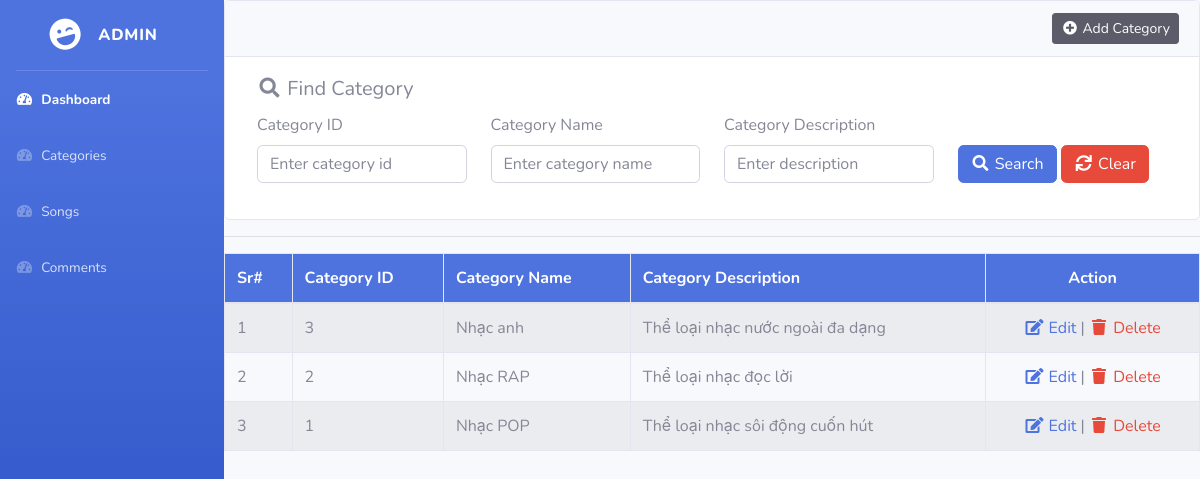
Page /admin_category.php on the committed database.
### tables this page shows
CREATE TABLE `category` (
  `category_id` int(11) NOT NULL primary key auto_increment,
  `category_name` varchar(50) NOT NULL,
  `description` varchar(225) NOT NULL
);

### include/Database.php (called while the page is built, shortened)
<?php
class Database{
    protected $pdo;
    public function __construct(\PDO $pdo)
    {
        $this->pdo = $pdo;
        $this->pdo->setAttribute(\PDO::ATTR_ERRMODE, \PDO::ERRMODE_EXCEPTION);
    }
    public function getAllRecords($tableName, $fields='*', $cond='', $orderBy='', $limit='')
    {
        $stmt = $this->pdo->prepare("SELECT $fields FROM $tableName WHERE 1 ".$cond." ".$orderBy." ".$limit);
        $stmt->execute();
        $rows = $stmt->fetchAll(PDO::FETCH_ASSOC);
        return $rows;
    }
}
?>

### config.php (called while the page is built, shortened)
<?php
include_once('include/Database.php');
$dsn	= 	"mysql:dbname=".SS_DB_NAME.";host=".SS_DB_HOST."";
$pdo	=	"";
try {
	$pdo = new PDO($dsn, SS_DB_USER, SS_DB_PASSWORD);
}catch (PDOException $e) {
	echo "Connection failed: " . $e->getMessage();
}
$db 	=	new Database($pdo);
?>

### admin_category.php (the view, shortened to what this page needs)
<?php include_once('config.php'); ?>
<!DOCTYPE html>
<html lang="en">
<head>
    <link href="vendor/fontawesome-free/css/all.min.css" rel="stylesheet" type="text/css">
    <link href="css/sb-admin-2.min.css" rel="stylesheet">
</head>
<body id="page-top">
    <div id="wrapper">
        <ul class="navbar-nav bg-gradient-primary sidebar sidebar-dark accordion" id="accordionSidebar">
            <a class="sidebar-brand d-flex align-items-center justify-content-center" href="admin_dashboard.php">
                <div class="sidebar-brand-icon rotate-n-15">
                    <i class="fas fa-laugh-wink"></i>
                </div>
                <div class="sidebar-brand-text mx-3">Admin</div>
            </a>
            <hr class="sidebar-divider my-0">
            <li class="nav-item active">
                <a class="nav-link" href="admin_dashboard.php">
                    <i class="fas fa-fw fa-tachometer-alt"></i>
                    <span>Dashboard</span></a>
            </li>
            <li class="nav-item">
                <a class="nav-link" href="admin_category.php">
                    <i class="fas fa-fw fa-tachometer-alt"></i>
                    <span>Categories</span></a>
            </li>
            <li class="nav-item">
                <a class="nav-link" href="admin_song.php">
                    <i class="fas fa-fw fa-tachometer-alt"></i>
                    <span>Songs</span></a>
            </li>
            <li class="nav-item">
                <a class="nav-link" href="admin_comment.php">
                    <i class="fas fa-fw fa-tachometer-alt"></i>
                    <span>Comments</span></a>
            </li>
        </ul>
        <div id="content-wrapper" class="d-flex flex-column">
            <div id="content">
                <?php
                $condition = '';
                $categoryData = $db->getAllRecords('category', '*', $condition, 'ORDER BY category_id DESC');
                ?>
                <div class="card">
                    <div class="card-header"><a href="admin_add_category.php" class="float-right btn btn-dark btn-sm"><i
                                class="fa fa-fw fa-plus-circle"></i> Add Category</a></div>
                    <div class="card-body">
                        <div class="col-sm-12">
                            <h5 class="card-title"><i class="fa fa-fw fa-search"></i> Find Category</h5>
                            <form method="get">
                                <div class="row">
                                    <div class="col-sm-3">
                                        <div class="form-group">
                                            <label>Category ID</label>
                                            <input type="number" name="category_id" id="category_id"
                                                class="form-control"
                                                value="<?php echo isset($_REQUEST['category_id']) ? $_REQUEST['category_id'] : '' ?>"
                                                placeholder="Enter category id">
                                        </div>
                                    </div>
                                    <div class="col-sm-3">
                                        <div class="form-group">
                                            <label>Category Name</label>
                                            <input type="text" name="category_name" id="category_name"
                                                class="form-control"
                                                value="<?php echo isset($_REQUEST['category_name']) ? $_REQUEST['category_name'] : '' ?>"
                                                placeholder="Enter category name">
                                        </div>
                                    </div>
                                    <div class="col-sm-3">
                                        <div class="form-group">
                                            <label>Category Description</label>
                                            <input type="text" name="description" id="description" class="form-control"
                                                value="<?php echo isset($_REQUEST['description']) ? $_REQUEST['description'] : '' ?>"
                                                placeholder="Enter description">
                                        </div>
                                    </div>
                                    <div class="col-sm-3">
                                        <div class="form-group">
                                            <label>&nbsp;</label>
                                            <div>
                                                <button type="submit" name="submit" value="search" id="submit"
                                                    class="btn btn-primary"><i class="fa fa-fw fa-search"></i>
                                                    Search</button>
                                                <a href="<?php echo $_SERVER['PHP_SELF']; ?>" class="btn btn-danger"><i
                                                        class="fa fa-fw fa-sync"></i>
                                                    Clear</a>
                                            </div>
                                        </div>
                                    </div>
                                </div>
                            </form>
                        </div>
                    </div>
                </div>
                <hr>
                <div>
                    <table class="table table-striped table-bordered">
                        <thead>
                            <tr class="bg-primary text-white">
                                <th>Sr#</th>
                                <th>Category ID</th>
                                <th>Category Name</th>
                                <th>Category Description</th>
                                <th class="text-center">Action</th>
                            </tr>
                        </thead>
                        <tbody>
                            <?php
                            if (count($categoryData) > 0) {
                                $s = '';
                                foreach ($categoryData as $val) {
                                    $s++;
                                    ?>
                                    <tr>
                                        <td>
                                            <?php echo $s; ?>
                                        </td>
                                        <td>
                                            <?php echo $val['category_id']; ?>
                                        </td>
                                        <td>
                                            <?php echo $val['category_name']; ?>
                                        </td>
                                        <td>
                                            <?php echo $val['description']; ?>
                                        </td>
                                        <td align="center">
                                            <a href="admin_edit_category.php?editId=<?php echo $val['category_id']; ?>"
                                                class="text-primary"><i class="fa fa-fw fa-edit"></i> Edit</a> |
                                            <a href="admin_delete_category.php?delId=<?php echo $val['category_id']; ?>"
                                                class="text-danger"
                                                onClick="return confirm('Are you sure to delete this category?');"><i
                                                    class="fa fa-fw fa-trash"></i> Delete</a>
                                        </td>
                                    </tr>
                                    <?php
                                }
                            } else {
                                ?>
                                <tr>
                                    <td colspan="6" align="center">No Record(s) Found!</td>
                                </tr>
                            <?php } ?>
                        </tbody>
                    </table>
                </div>
            </div>
        </div>
    </div>
</body>
</html>

### rows in the picture
category: category_id "3", category_name "Nhạc anh", description "Thể loại nhạc nước ngoài đa dạng"
category: category_id "2", category_name "Nhạc RAP", description "Thể loại nhạc đọc lời"
category: category_id "1", category_name "Nhạc POP", description "Thể loại nhạc sôi động cuốn hút"
